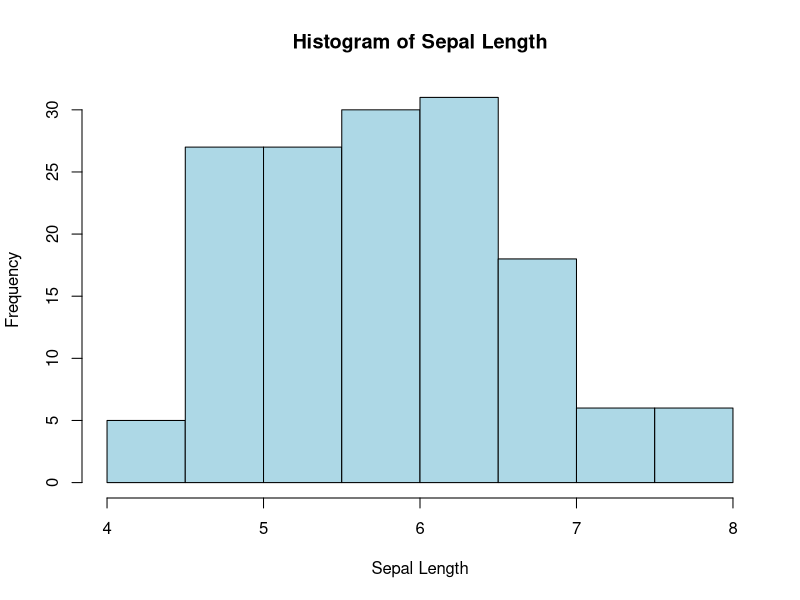
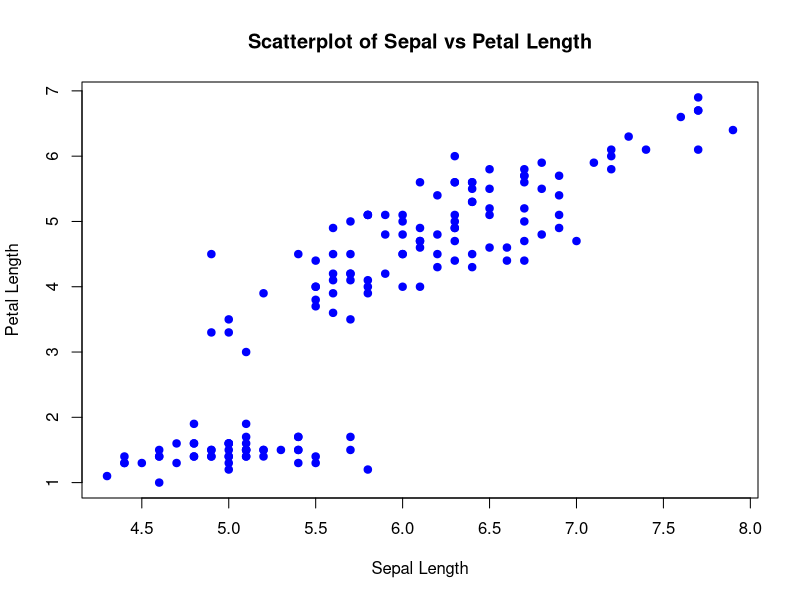
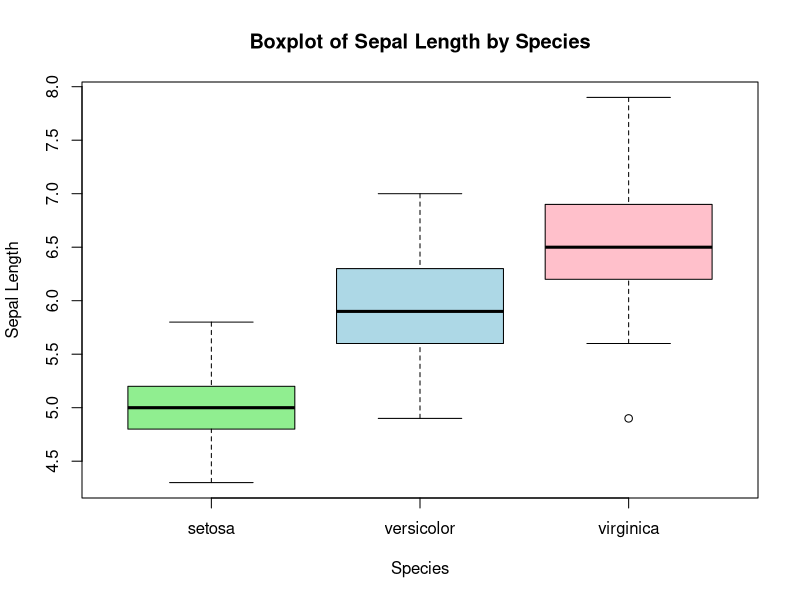
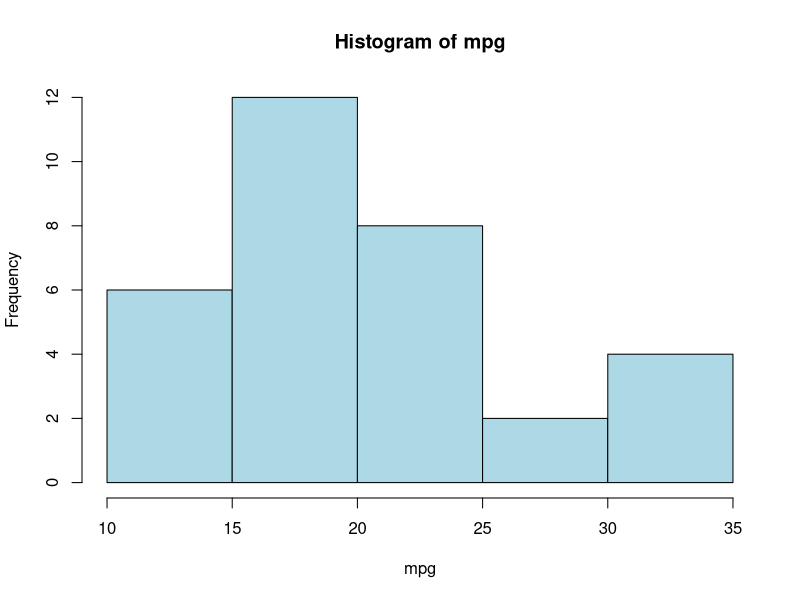
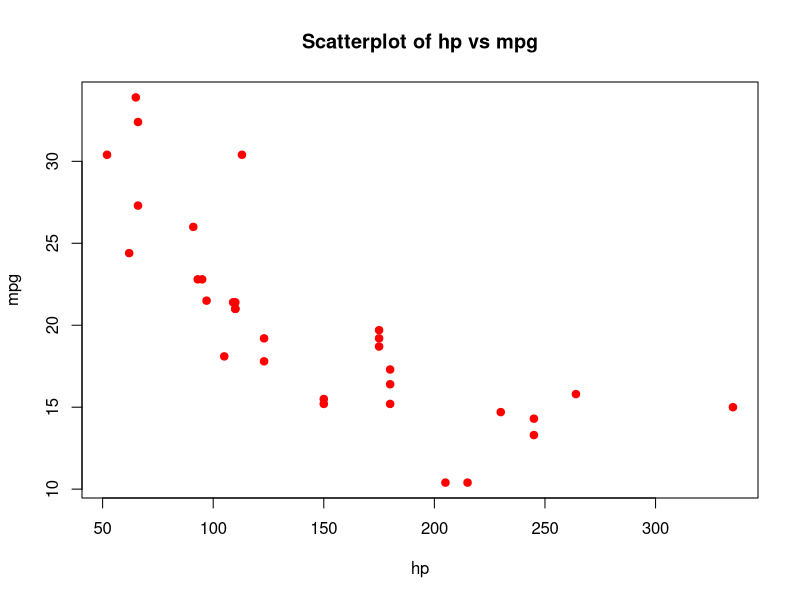
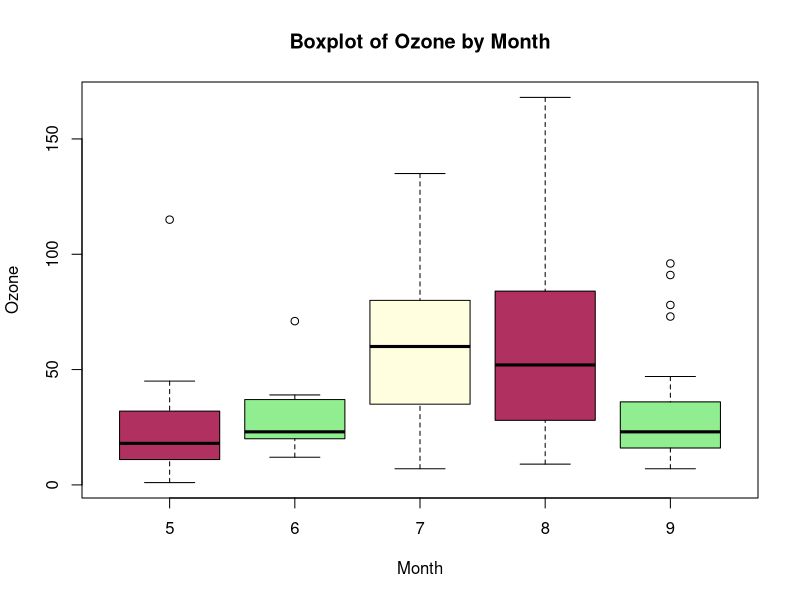

These charts were generated, in order, by the following R code:
library(dplyr)
library(ggplot2)
library(modeest)

data("iris")

# Descriptive Statistics
mean(iris$Sepal.Length)             # mean
median(iris$Sepal.Length)           # median
mlv(iris$Sepal.Length, method="mfv")# mode # nolint
sd(iris$Sepal.Length)               # standard deviation
range(iris$Sepal.Length)            # min and max
summary(iris$Sepal.Length)          # summary

# Histogram
hist(iris$Sepal.Length, main="Histogram of Sepal Length", xlab="Sepal Length", col="lightblue", border="black") # nolint

# Scatterplot
plot(iris$Sepal.Length, iris$Petal.Length, main="Scatterplot of Sepal vs Petal Length", xlab="Sepal Length", ylab="Petal Length", col="blue", pch=19) # nolint

# Boxplot
boxplot(Sepal.Length ~ Species, data=iris, main="Boxplot of Sepal Length by Species", xlab="Species", ylab="Sepal Length", col=c("lightgreen", "lightblue", "pink")) # nolint


# Exercise Questions

# Qs 1 -------------------->
data("iris")
mean(iris$Petal.Width)              # mean
median(iris$Petal.Width)            # median
mlv(iris$Petal.Width, method="mfv") # mode
sd(iris$Petal.Width)                # standard deviation

# Qs 2 -------------------->
data("mtcars")
hist(mtcars$mpg, main="Histogram of mpg", xlab="mpg", col="lightblue", border="black") # nolint

# Qs 3 -------------------->
data("mtcars")
plot(mtcars$hp, mtcars$mpg, main="Scatterplot of hp vs mpg", xlab="hp", ylab="mpg", col="red", pch=19) # nolint

# Qs 4 -------------------->
data("airquality")
boxplot(Ozone ~ Month, data=airquality, main="Boxplot of Ozone by Month", xlab="Month", ylab="Ozone", col=c("maroon", "lightgreen", "lightyellow")) # nolint

# Qs 5 -------------------->
var(iris$Sepal.Width)
